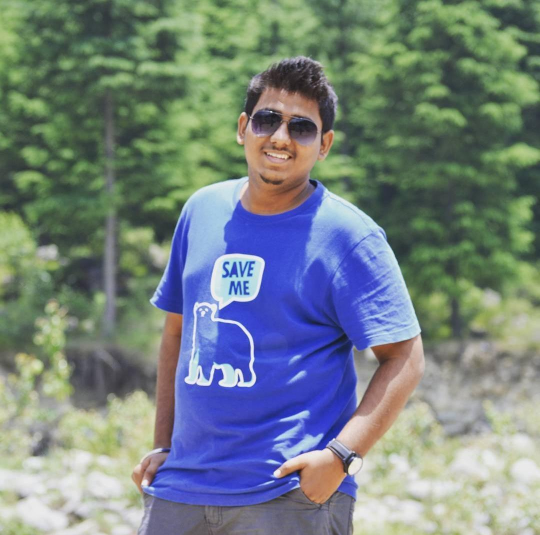
#> input picture 1. Basic Python Programming/1. Setup and Environment Testing/devdatta.jpeg, 1080 x 1070 px (shown at 1/2 size)
$ jupyter execute GrabCut.ipynb
#> lines starting #> are read from the running program, lines starting #| are printed output that depends on the picture
[cell 1]
import numpy as np
import cv2 as cv
from matplotlib import pyplot as plt
img = cv.imread('devdatta.jpeg')
#> img is the input picture: shape (1070, 1080, 3); mean B, G, R 129.5, 130.4, 117.5
mask = np.zeros(img.shape[:2],np.uint8)
bgdModel = np.zeros((1,65),np.float64)
fgdModel = np.zeros((1,65),np.float64)
rect = (50,100,800,800)
cv.grabCut(img,mask,rect,bgdModel,fgdModel,10,cv.GC_INIT_WITH_RECT)
mask2 = np.where((mask==2)|(mask==0),0,1).astype('uint8')

[cell 2]
img = img*mask2[:,:,np.newaxis]
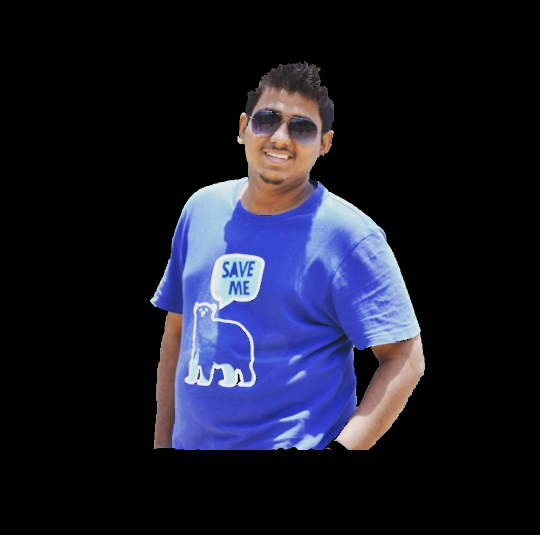
#> img: shape (1070, 1080, 3) (shown at 1/2 size); mean B, G, R 42.5, 26.9, 26
plt.imshow(img),
plt.colorbar(),
plt.show()
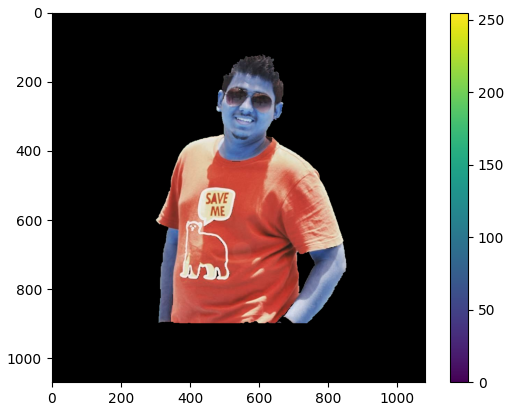
#> figure drawn by matplotlib, 2 panels; B, G, R data is drawn as R, G, B

[cell 3]
# Python program to illustrate
# foreground extraction using
# GrabCut algorithm

# organize imports
import numpy as np
import cv2
from matplotlib import pyplot as plt

# path to input image specified and
# image is loaded with imread command
image = cv2.imread('devdatta.jpeg')

[cell 4]
image

[cell 5]
image.shape[:2]
#> Out = (1070, 1080)

[cell 6]
a = np.zeros((1,65), dtype=np.uint8)

[cell 7]
a

[cell 8]
# create a simple mask image similar
# to the loaded image, with the
# shape and return type
mask = np.zeros(image.shape[:2], np.uint8)

[cell 9]
mask.shape
#> Out = (1070, 1080)

[cell 10]
# specify the background and foreground model
# using numpy the array is constructed of 1 row
# and 65 columns, and all array elements are 0
# Data type for the array is np.float64 (default)
backgroundModel = np.zeros((1, 65), np.float64)
foregroundModel = np.zeros((1, 65), np.float64)

[cell 11]
# define the Region of Interest (ROI)
# as the coordinates of the rectangle
# where the values are entered as
# (startingPoint_x, startingPoint_y, width, height)
# these coordinates are according to the input image
# it may vary for different images
rectangle =  (50,100,800,800)

[cell 12]
# apply the grabcut algorithm with appropriate
# values as parameters, number of iterations = 3
# cv2.GC_INIT_WITH_RECT is used because
# of the rectangle mode is used
cv2.grabCut(image, mask, rectangle,
			backgroundModel, foregroundModel,
			3, cv2.GC_INIT_WITH_RECT)

[cell 13]
# In the new mask image, pixels will
# be marked with four flags
# four flags denote the background / foreground
# mask is changed, all the 0 and 2 pixels
# are converted to the background
# mask is changed, all the 1 and 3 pixels
# are now the part of the foreground
# the return type is also mentioned,
# this gives us the final mask
mask2 = np.where((mask == 2)|(mask == 0), 0, 1).astype('uint8')

[cell 14]
# The final mask is multiplied with
# the input image to give the segmented image.
image = image * mask2[:, :, np.newaxis]

# output segmented image with colorbar
plt.imshow(image)
plt.colorbar()
plt.show()
#> figure, not shown here; B, G, R data is drawn as R, G, B
